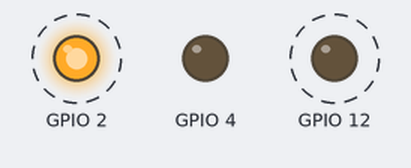
This sketch was run on a simulated ESP32. Shown: output pins drawn as LEDs (lit = HIGH). Dashed ring = blinking. WiFi joins after 1.5 s; servers stay silent unless stated; uploads are accepted with an empty reply; storage starts empty; the camera gives no picture; what the sketch prints to the serial monitor is not drawn.

Above: at 1.1 s.
Timing chart, 0 to 3.4 s (numbered marks = the images above):
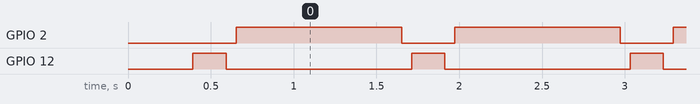

The sketch:

explo.ino
```cpp
#include "esp_camera.h"
#include "camera_pins.h"
#include "SD_MMC.h"
#include "soc/soc.h"
#include "soc/rtc_cntl_reg.h"
#include "config.h"
#include "WiFi.h"

WiFiClient client;
File root;

struct wifi find_wifi(){
  struct wifi cred;
  File file = root.openNextFile();
  String ssid = ""; String password = ""; String type = "";
  if(!file) cred.result = "scanning_completed";
  else{
    String file_name = file.name();
    if(file_name[0]!='w') cred.result = "wifi_cred_not_found";
    else {
      bool cond_1 = false; bool cond_2 = false;
      while(file.available()){
        byte c = file.read();
        if(c==0x0D && cond_1==false) cond_1 = true;
        else if(c==0x0D && cond_1==true) cond_2 = true;
        else if(cond_1==false && cond_2==false && c!=0x0A && c!=0x0D) ssid += char(c);
        else if(cond_1==true && cond_2==false && c!=0x0A && c!=0x0D) password += char(c);
        else if(cond_1==true && cond_2==true && c!=0x0A && c!=0x0D) type += char(c);}
      cred.result = "wifi_cred_found";}
  }
  cred.ssid = ssid;
  cred.password = password;
  cred.type = type;
  return cred;
}

struct server find_server(){
  struct server cred;
  File file = root.openNextFile();
  String id = ""; String path = ""; String port = "";
  if(!file) cred.result = "scanning_completed";
  else{
    String file_name = file.name();
    if(file_name[0]!='s') cred.result = "server_cred_not_found";
    else {
      bool cond_1 = false; bool cond_2 = false;
      while(file.available()){
        byte c = file.read();
        if(c==0x0D && cond_1==false) cond_1 = true;
        else if(c==0x0D && cond_1==true) cond_2 = true;
        else if(cond_1==false && cond_2==false && c!=0x0A && c!=0x0D) id += char(c);
        else if(cond_1==true && cond_2==false && c!=0x0A && c!=0x0D) path += char(c);
        else if(cond_1==true && cond_2==true && c!=0x0A && c!=0x0D) port += char(c);}
      cred.result = "server_cred_found";}
  }
  cred.id = id;
  cred.path = path;
  cred.port = port;
  return cred;
}

void setup(){
  WRITE_PERI_REG(RTC_CNTL_BROWN_OUT_REG, 0);
  Serial.begin(115200);

  SD_MMC.begin();
  root = SD_MMC.open("/"); root.openNextFile();
  while(true){
    wifi_cred = find_wifi();
    if(wifi_cred.result=="scanning_completed") break;
    else if(wifi_cred.result=="wifi_cred_found") break;
  }
  root = SD_MMC.open("/"); root.openNextFile();
  while(true){
    server_cred = find_server();
    if(server_cred.result=="scanning_completed") break;
    else if(server_cred.result=="server_cred_found") break;
  }

  WiFi.mode(WIFI_STA);
  WiFi.begin(wifi_cred.ssid.c_str(), wifi_cred.password.c_str());

  camera_config_t config;
  config.ledc_channel = LEDC_CHANNEL_0;
  config.ledc_timer = LEDC_TIMER_0;
  config.pin_d0 = Y2_GPIO_NUM;
  config.pin_d1 = Y3_GPIO_NUM;
  config.pin_d2 = Y4_GPIO_NUM;
  config.pin_d3 = Y5_GPIO_NUM;
  config.pin_d4 = Y6_GPIO_NUM;
  config.pin_d5 = Y7_GPIO_NUM;
  config.pin_d6 = Y8_GPIO_NUM;
  config.pin_d7 = Y9_GPIO_NUM;
  config.pin_xclk = XCLK_GPIO_NUM;
  config.pin_pclk = PCLK_GPIO_NUM;
  config.pin_vsync = VSYNC_GPIO_NUM;
  config.pin_href = HREF_GPIO_NUM;
  config.pin_sscb_sda = SIOD_GPIO_NUM;
  config.pin_sscb_scl = SIOC_GPIO_NUM;
  config.pin_pwdn = PWDN_GPIO_NUM;
  config.pin_reset = RESET_GPIO_NUM;
  config.xclk_freq_hz = 20000000;
  config.pixel_format = PIXFORMAT_JPEG;
  config.frame_size = FRAMESIZE_240X240;
  config.jpeg_quality = 6;
  config.fb_count = 2;
  esp_err_t err = esp_camera_init(&config);
  if(err != ESP_OK) {delay(1000); ESP.restart();}

  pinMode(2, OUTPUT);
  pinMode(4, OUTPUT);
  pinMode(12, OUTPUT);
}

void loop(){
  String pred = send_img();
  Serial.println(pred);
  if(pred!=String("None")) {
    digitalWrite(2, HIGH);
    delay(1000);
    digitalWrite(2, LOW);
  }
}

void connect_server() {
  if(!client.connect(server_cred.id.c_str(), server_cred.port.toInt())) {
    if(WiFi.status()!=WL_CONNECTED) {
      WiFi.disconnect();
      WiFi.reconnect();
      while(WiFi.status()!=WL_CONNECTED) delay(100);
    }
    delay(100);
    connect_server();
  }
}

String send_img(){
  camera_fb_t *fb = NULL;
  fb = esp_camera_fb_get();
  digitalWrite(12, HIGH);
  connect_server();
  digitalWrite(12, LOW);
  String head = "--ESP32\r\nContent-Disposition: form-data; name=\"imageFile\"; filename=\"esp32-cam.jpg\"\r\nContent-Type: image/jpeg\r\n\r\n";
  String tail = "\r\n--ESP32--\r\n";
  uint16_t imageLen = fb->len;
  uint16_t extraLen = head.length() + tail.length();
  uint16_t totalLen = imageLen + extraLen;
  client.println("POST " + server_cred.path + " HTTP/1.1");
  client.println("Host: " + server_cred.id);
  client.println("Content-Length: " + String(totalLen));
  client.println("Content-Type: multipart/form-data; boundary=ESP32");
  client.println();
  client.print(head);
  uint8_t *fbBuf = fb->buf;
  size_t fbLen = fb->len;
  for (size_t n=0; n<fbLen; n=n+1024){
    if(n+1024<fbLen){
      client.write(fbBuf, 1024);
      fbBuf += 1024;}
    else if(fbLen%1024>0){
      size_t remainder = fbLen%1024;
      client.write(fbBuf, remainder);}}
  client.print(tail);
  esp_camera_fb_return(fb);
  String pred = client.readStringUntil('\r');
  pred.remove(0, 11);
  return pred;
}
```

camera_pins.h
```cpp
#define PWDN_GPIO_NUM     32
#define RESET_GPIO_NUM    -1
#define XCLK_GPIO_NUM      0
#define SIOD_GPIO_NUM     26
#define SIOC_GPIO_NUM     27

#define Y9_GPIO_NUM       35
#define Y8_GPIO_NUM       34
#define Y7_GPIO_NUM       39
#define Y6_GPIO_NUM       36
#define Y5_GPIO_NUM       21
#define Y4_GPIO_NUM       19
#define Y3_GPIO_NUM       18
#define Y2_GPIO_NUM        5
#define VSYNC_GPIO_NUM    25
#define HREF_GPIO_NUM     23
#define PCLK_GPIO_NUM     22
```

config.h
```cpp
struct wifi {
  String ssid;
  String password;
  String type;
  String result;
};
struct wifi wifi_cred;

struct server {
  String id;
  String path;
  String port;
  String result;
};
struct server server_cred;
```

Measured:
- by itself, GPIO 2: alternates HIGH for 1.0 s and LOW for 0.32 s
- by itself, GPIO 12: alternates HIGH for 0.20 s and LOW for 1.1 s
- by itself, everything shown: repeats every 1.3 s, in 3 steps
